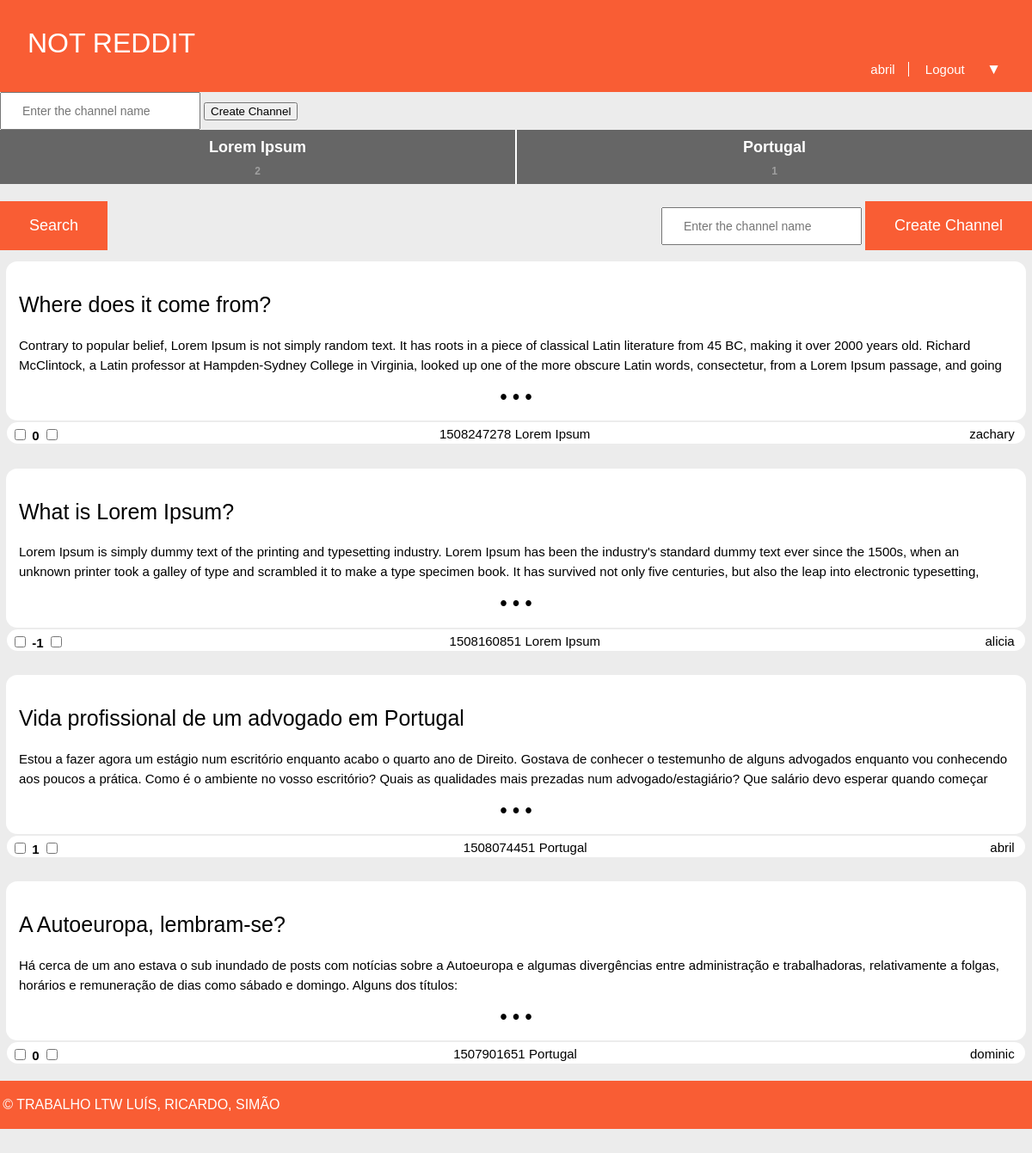
Page /pages/homepage.php (signed in) on the committed database.
### tables this page shows
CREATE TABLE Channel (
  name VARCHAR PRIMARY KEY
);

CREATE TABLE Story (
  id INTEGER PRIMARY KEY,
  title VARCHAR,
  published INTEGER, -- date when the story was published in epoch format
  channel VARCHAR REFERENCES channel, -- comma separated tags
  author VARCHAR REFERENCES utilizer, -- who wrote the article
  points INTEGER DEFAULT 0,
  fulltext VARCHAR
);

### database/db_channel.php (called while the page is built, shortened)
<?php
	function getTopChannels() {
		$db = Database::instance()->db();
		$topChannels = $db->prepare('SELECT name, count(*) as subscribers FROM Channel left join UserSubscriptions WHERE name = channel GROUP BY name LIMIT 5');
		$topChannels->execute();
		$topChannelNames = $topChannels->fetchAll();
		return $topChannelNames;
	}
?>

### database/db_story.php (called while the page is built, shortened)
<?php
	function getStoriesFromSubscribedChannels($username)
	{
		$db = Database::instance()->db();
		$stories = $db->prepare('SELECT * FROM Story WHERE channel in (SELECT channel FROM userSubscriptions WHERE username = ?) ORDER BY published DESC');
		$stories->execute(array($username));
		$stories = $stories->fetchAll();
		return $stories;
	}
?>

### templates/tpl_common.php (the view, shortened to what this page needs)
<?php
	include_once('tpl_story.php');
	include_once('../database/db_story.php');
	include_once('../database/db_channel.php');
	include_once('../database/db_channel.php');
?>
<?php function draw_header($username, $channel) { ?>
	<!DOCTYPE html>
	<html>
		<head>
			<link rel="stylesheet" href="../css/common.css">
		</head>
		<body>
			<header>
				<?php if($channel === "NOT REDDIT") { ?>
					<a id="title" href="../pages/homepage.php"><?=$channel?></a>
				<?php } else { ?>
					<a id="title" href="../pages/channel.php?name=<?=$channel?>"><?=$channel?></a>
				<?php } ?>
				<?php if($username != NULL) { ?>
					<nav id="signup">
						<a id="profile" href="../pages/profile.php?name=<?=$username?>"><?= $username ?></a>
						<a href="../actions/action_logout.php">Logout</a>
						<?php draw_subscriberList() ?>
					</nav>
				<?php } ?>
			</header>
<?php } ?>
<?php function draw_subscriberList() { ?>
	<link rel="stylesheet" href="../css/subList.css">
  <section id="dropdown" class="dropdown">
    <button onclick="myFunction()" class="dropbtn">&#9660;</button>
  </section>
<?php } ?>
<?php function draw_info_bar_story($storyId, $author, $channel, $date, $points) { ?>
	<section id = "info_bar">
		<div id="start">
			<input type="checkbox" class="up" data-id=<?=$storyId?> data-point="1" data-username="<?=$_SESSION['username']?>">
			<h6 id="points"><?=$points?></h6>
			<input type="checkbox" class="down" data-id=<?=$storyId?> data-point="0" data-username="<?=$_SESSION['username']?>">
		</div>
		<div id="middle">
			<a id="date"><?=$date?></a>
			<a id="channel" href="../pages/channel.php?name=<?=$channel?>"><?=$channel?></a>
		</div>
		<div id="end">
			<a id="profile" href="../pages/profile.php?name=<?=$author?>"><?=$author?></a>
		</div>
	</section>
<?php } ?>
<?php function draw_footer() { ?>
	</body>
	<footer>
		<p>&copy; TRABALHO LTW LUÍS, RICARDO, SIMÃO</p>
	</footer>
	</html>
<?php } ?>

### templates/tpl_homepage.php (shortened to what this page needs)
<?php
    include_once('../templates/tpl_story.php');
    include_once('../database/db_channel.php');
    include_once('../database/db_story.php') ;
?>
<?php function draw_homepage_buttons() { ?>
	<link rel="stylesheet" href="../css/common.css">
	<section id = "homepage_buttons">
		<div id="left">
			<button id="searchButton" class="button" type='submit' onclick="window.location.href='../pages/search.php'">Search</button>
		</div>
		<div id="right">
			<form action='../actions/action_createChannel.php' method='post'>
				<input id="createChannelText" type='text' placeholder='Enter the channel name' name='name' required>
				<button id="createChannelButton" class="button" type='submit'>Create Channel</button>
			</form>
		</div>
	</section>
<?php } ?>
<?php function draw_stories($stories) { ?>
	<section id="storyCards">
	<?php foreach($stories as $story){
		draw_storyCard($story, true);
	}?>
	</section>
<?php } ?>
<?php function draw_createChannel() { ?>
	<section id="createChannel">
		<form action='../actions/action_createChannel.php' method='post'>
			<input id="createChannelText" type='text' placeholder='Enter the channel name' name='name' required>
			<button id="createChannelButton" type='submit'>Create Channel</button>
		</form>
	</section>
<?php } ?>
<?php function draw_topchannels($topchannels) { ?>
	<link rel="stylesheet" href="../css/top_subs.css">
<section id="top_ch">
	<? foreach($topchannels as $channel) { ?>
	<button type="button" onclick="window.location.href='../pages/channel.php?name=<?= $channel['name'] ?>'">
		<h1><?=$channel['name']?></h1>
		<h2><?=$channel['subscribers']?></h2>
	</button>
	<? } ?>
</section>
<?php } ?>

### templates/tpl_story.php (shortened to what this page needs)
<?php
	include_once('../templates/tpl_common.php');
	include_once('../database/db_story.php');
?>
<?php function draw_storyCard($story, $displayChannel) { ?>
	<link rel="stylesheet" href="../css/storyCard.css">
	<?php if($displayChannel) {
		$channel = $story['channel'];
	} else {
		$channel = null;
	} ?>
	<div>
		<button class="storyCardButton" onclick="window.location.href='../pages/story.php?id=<?=$story['id']?>'">
			<h1> <?=$story['title']?> </h1>
			<p> <?=$story['fulltext']?> </p>
			<p>&bull; &bull; &bull;</p>
		</button>
		<?php draw_info_bar_story($story['id'], $story['author'], $channel, $story['published'], $story['points']) ?>
	</div>
<?php } ?>

### css/common.css (style rules this page uses)
body { margin: 0 auto; padding-bottom: 5em; max-width: 80em; --bg-color: #ececec; --panel-color: #f95d34; --error-bg-color: lightcoral; --error-ft-color: black; --successs-bg-color: lightgreen; --success-ft-color: black; background-color: var(--bg-color); }
body > header { display: grid; grid-template-columns: 1fr auto; grid-template-rows: auto auto; background-color: var(--panel-color) ; color: white; font-family: Verdana, sans-serif; }
body > header #title { padding-top: 1em; padding-left: 1em; text-decoration: none; color: white; font-size: 32px; grid-column: 1; grid-row: 1; cursor: pointer; }
body > header #signup { padding-right: 2em; padding-bottom: 15px; grid-column: 2; grid-row: 2; font-size: 15px; }
body > header > #signup > a:first-child { border-right: 1px solid white; }
body > header > #signup > #profile { cursor: pointer; }
body > header > #signup > a { padding: 0 1em; color: white; text-decoration: none; }
body > header #signup > a:first-child { padding-left: 0; }
#info_bar { background-color: white; border: none; border-radius: 13px; display: flex; flex-direction: row; justify-content: space-between; margin: 2px 0.5em 15px 0.5em; padding: 0.3em; padding-bottom: 0; font-family: Arial, sans-serif; }
#info_bar #points { color: black; font-size: 15px; display: inline; padding-bottom: 15px; }
#info_bar #date { color: black; font-size: 15px; font-weight: 100; display: inline; }
#info_bar #channel { color: black; text-decoration: none; cursor: pointer; font-size: 15px; display: inline; }
#info_bar #profile { color: black; text-decoration: none; cursor: pointer; font-size: 15px; display:inline; padding-right: 0.5em; }
.button { position: relative; background-color: #f95d34; border: none; color: white; padding: 18px 34px; font-size: 18px; }
#homepage_buttons { display: flex; flex-direction: row; justify-content: space-between; margin-top: 20px; }
#createChannelText { font-size: 14px; padding: 12px 24px; }
footer { padding: 0.2em; margin: 20px auto; max-width: 80em; background-color: var(--panel-color); color: white; font-family: Verdana, sans-serif; }

### css/subList.css (style rules this page uses)
.dropbtn { background-color: #f95d34; border: none; color: white; font-size: 115%; cursor: pointer; z-index: 1; }
.dropdown { position: relative; display: inline-block; }

### css/top_subs.css (style rules this page uses)
#top_ch { display: flex; flex-direction: row; }
#top_ch button { display: block; flex: 1; background-color: #666666; border: none; }
#top_ch button:not(:last-child) { border-right: 2px solid white; }
#top_ch button h1 { font-size: 18px; color: white; margin-top: 0.5em; margin-bottom: 0; }
#top_ch button h2 { font-size: 12px; color: #a0a0a0; line-height: 15px; margin-bottom: 0.5em; }

### css/storyCard.css (style rules this page uses)
.storyCardButton { background-color: white; border: 2px solid white; border-radius: 13px; margin: 1em 0.5em 0em 0.5em; padding: 1em; }
.storyCardButton > h1 { font-size: 25px; font-weight: 400; text-align: left; font-family: Verdana, sans-serif; }
.storyCardButton > p { overflow: hidden; max-height: 46px; text-align: left; font-size: 15px; line-height: 23px; font-family: Arial, sans-serif; }
.storyCardButton > p:last-child { text-align: center; font-size: 173%; font-weight: bolder; padding-top: 0; margin-top: 0; margin-bottom: 0; }

### rows in the picture
channel: name "Lorem Ipsum", subscribers "2"
channel: name "Portugal", subscribers "1"
story: title "Where does it come from?", fulltext "Contrary to popular belief, Lorem Ipsum is not simply random text. It has roots in a piece of classical Latin literature from 45 BC, making it over 2000 years old. Richard McClintock, a Latin professor at Hampden-Sydney College in Virginia, looked up one of the more obscure Latin words, consectetur, from a Lorem Ipsum passage, and going…", points "0", published "1508247278", channel "Lorem Ipsum", author "zachary"
story: title "What is Lorem Ipsum?", fulltext "Lorem Ipsum is simply dummy text of the printing and typesetting industry. Lorem Ipsum has been the industry's standard dummy text ever since the 1500s, when an unknown printer took a galley of type and scrambled it to make a type specimen book. It has survived not only five centuries, but also the leap into electronic typesetting,…", points "-1", published "1508160851", channel "Lorem Ipsum", author "alicia"
story: title "Vida profissional de um advogado em Portugal", fulltext "Estou a fazer agora um estágio num escritório enquanto acabo o quarto ano de Direito. Gostava de conhecer o testemunho de alguns advogados enquanto vou conhecendo aos poucos a prática. Como é o ambiente no vosso escritório? Quais as qualidades mais prezadas num advogado/estagiário? Que salário devo esperar quando começar…", points "1", published "1508074451", channel "Portugal", author "abril"
story: title "A Autoeuropa, lembram-se?", fulltext "Há cerca de um ano estava o sub inundado de posts com notícias sobre a Autoeuropa e algumas divergências entre administração e trabalhadoras, relativamente a folgas, horários e remuneração de dias como sábado e domingo. Alguns dos títulos:", points "0", published "1507901651", channel "Portugal", author "dominic"

### other values in the picture
$channel "NOT REDDIT"
$username "abril"
